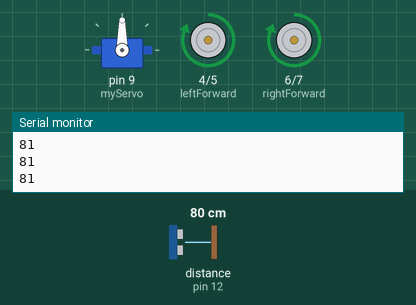
Recording of a sketch running on a simulated Arduino Uno, built with avr-gcc and run on an emulated ATmega328P. Shown: servo, motor-driver pin pairs drawn as motors (green arrow = first pin HIGH = forward, orange = second pin HIGH = backward, longer = more drive), the last lines printed to the serial monitor. The inputs (shaded band) are chosen by the test bench; at power-on: distance to the obstacle (sensor on pin 12) 80 cm. The echo pulse lasts 58.3 µs per cm.

Above: at 4.2 s.
4.3 s: distance to the obstacle (sensor on pin 12) set to 22 cm
7.3 s: distance to the obstacle (sensor on pin 12) set to 18 cm
At 7.86 s:
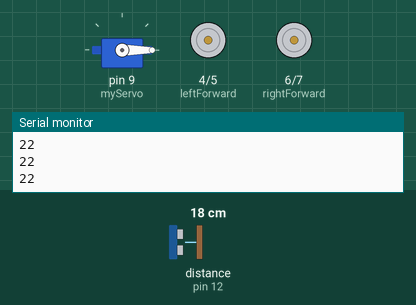
At 8.48 s:
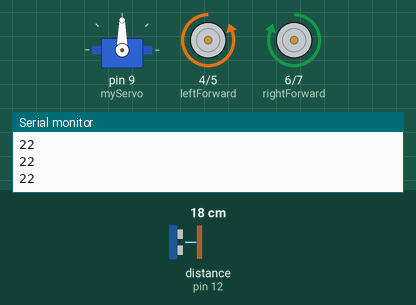
10.3 s: distance to the obstacle (sensor on pin 12) set to 35 cm
At 11.05 s:
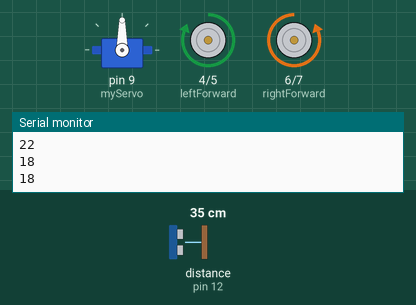
Timing chart, 0 to 19.3 s (numbered marks = the images above; inputs shaded):
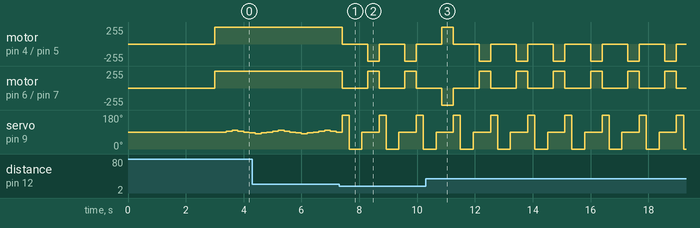

The sketch:

crappy_sweep.ino
```cpp
#include <NewPing.h>
#include <Servo.h>

#define PING_PIN   12 // trigger/echo pin on ping sensor.
#define MAX_DISTANCE 200
#define WAIT 400    // delay for turn, maybe use a while loop with magnetomer?
#define leftForward  4  // motor pins
#define leftBackward  5
#define rightForward  6
#define rightBackward  7

NewPing sonar(PING_PIN, PING_PIN, MAX_DISTANCE);
const int minDist = 20;
int dist = minDist + 5;

Servo myServo;
const int servoMin = 80;
const int servoMax = 100;
int servPos = 90;
int posDir = 0;     // servo direction flag
int sweepHalt = 0;  // halt sweep till finish turn

void setup() {

  pinMode(leftForward , OUTPUT);
  pinMode(leftBackward , OUTPUT);
  pinMode(rightForward , OUTPUT);
  pinMode(rightBackward , OUTPUT);
  myServo.attach(9);
  //Give sometime to get the battery in !
  delay(3000);
  NewPing::timer_ms(200, sweep); //Timer2 interrupt calls sweep every 100ms
  Serial.begin(9600);
}

void loop() {
  Serial.println(dist);
  //check distance for obstacle avoidance, 0 = nothing in range
  if ((dist > 0) && (dist < minDist)) {
    sweepHalt = 1; // stop sweeping
    moHalt();
    change();
  }
  forward();
}
void sweep () {
  if (sweepHalt == 0) {
    myServo.write(servPos);
    if (posDir == 0)  {
      servPos += 5;
    }
    else {
      servPos -= 5;
    }
    if (servPos == servoMax)  {
      dist = sonar.ping_cm();
      posDir = 1;
    }
    else if (servPos == 90)  {
      dist = sonar.ping_cm(); // needs 40ms, time for sweep may need tweaking
    }
    else if (servPos == servoMin) {
      dist = sonar.ping_cm();
      posDir = 0;
    }
  }
}

void change() {
  myServo.write(180);
  delay(200);
  int leftDist = sonar.ping_cm();
  delay(40);
  myServo.write(0);
  delay(400);
  int rightDist = sonar.ping_cm();
  delay(40);
  myServo.write(90);
  delay(200);
  //int frontDist = sonar.ping_cm();
  compareDistance(leftDist, rightDist);
}

void compareDistance(int leftDist, int rightDist)  {
  if (leftDist >= rightDist) {
    left();
  }
  else if (rightDist > leftDist) {
    right();
  }
}

// forward motion
void forward() {
  digitalWrite(leftForward, HIGH);
  digitalWrite(leftBackward, LOW);
  digitalWrite(rightForward, HIGH);
  digitalWrite(rightBackward, LOW);
}

//turn left
void left() {
  digitalWrite(leftForward, LOW);
  digitalWrite(leftBackward, HIGH);
  digitalWrite(rightForward, HIGH);
  digitalWrite(rightBackward, LOW);
  delay(WAIT);  // when magnetomer set will use while != 90 degrees
  sweepHalt = 0; // start sweeping again
}

//turn right
void right() {
  digitalWrite(leftForward, HIGH);
  digitalWrite(leftBackward, LOW);
  digitalWrite(rightForward, LOW);
  digitalWrite(rightBackward, HIGH);
  delay(WAIT);
  sweepHalt = 0;
}

//Stopping the motors
void moHalt() {
  digitalWrite(leftForward, LOW);
  digitalWrite(leftBackward, LOW);
  digitalWrite(rightForward, LOW);
  digitalWrite(rightBackward, LOW);
}
```

Measured:
- the behaviour switches between 20 and 19 cm on distance to the obstacle (sensor on pin 12) (found by bisection; images 0 and 1)
- after the input at 7.3 s, motor on pin 4 (leftForward) / pin 5 (leftBackward): alternates backward 255/255 for 0.40 s and stopped for 0.88 s, starting after 0.10 s; motor on pin 6 (rightForward) / pin 7 (rightBackward): alternates forward 255/255 for 0.40 s and stopped for 0.88 s, starting after 0.10 s
- by itself, servo on pin 9 (myServo): repeats every 1.3 s: 180° 0.24 s, 0° 0.44 s, 90° 0.60 s
